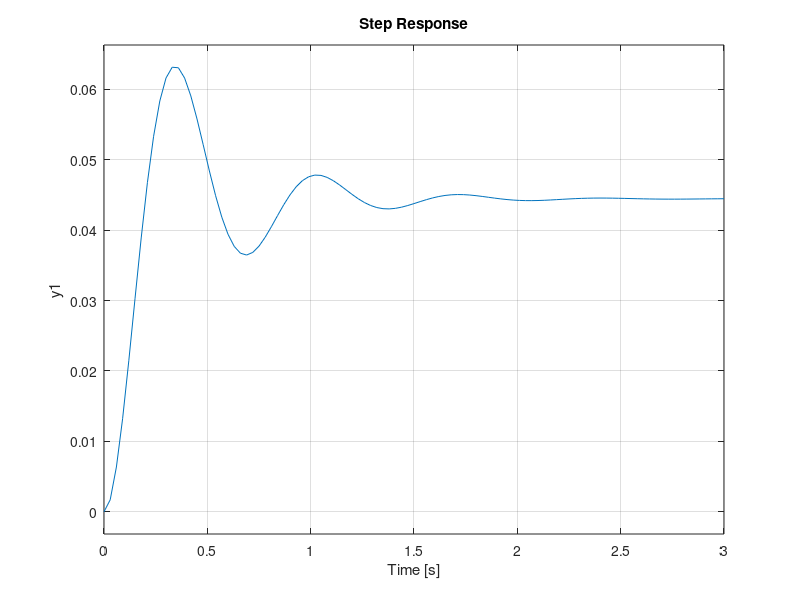
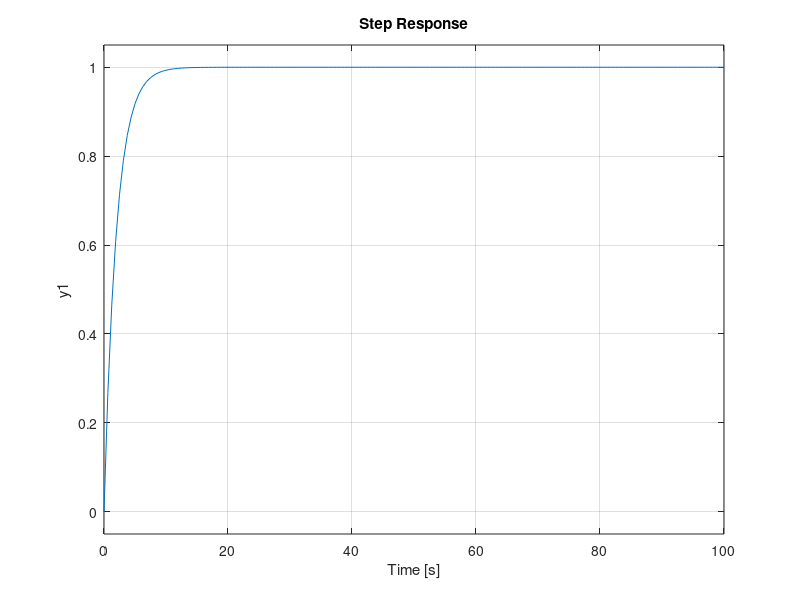
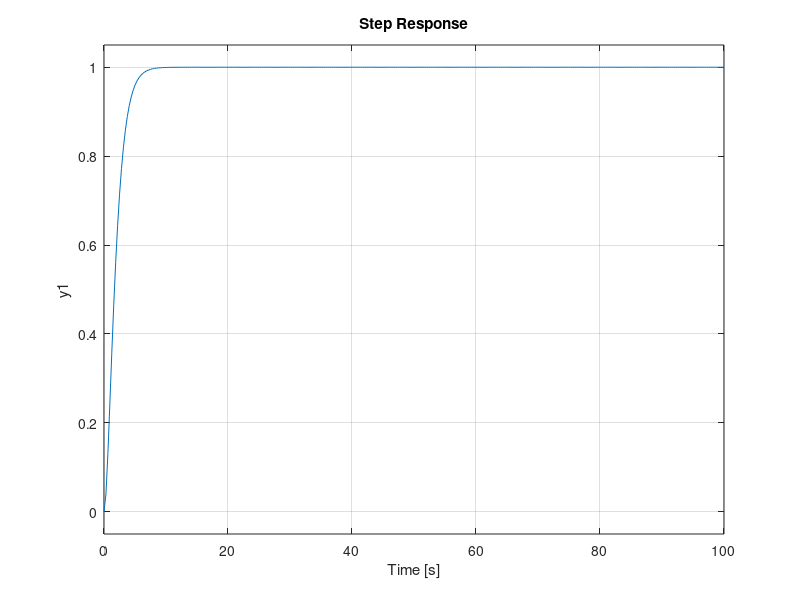

MATLAB code to generate these figures, in order:
% ============================================================
% CURSO: SISTEMAS DINÁMICOS
% GRUPO: 2
% SEMESTRE: 2022-3
% PROFESOR: DAVID JULIAN GONZÁLEZ MALDONADO
% ============================================================

close all % Cierro todas las ventanas
clc % Limpio el Command Window

t = -10:0.01:10; % Creo un vector de tiempo de 0 a 10, en interv. de 0.01

% Gráfica de una onda seno
x1 = sin(2*pi*t/3);
figure
plot(t,x1)
title('sin(2*pi*t/3)')

% Cálculo de polos de la función F = (s+1)/(4s^3+2s^2+3s+1)
polos = roots([4 2 3 1])

% Respuesta de sistemas subamortiguados
k=4/90; % Ganancia K
sigma = 5/2; % sigma = zeta*omegan
omegad=sqrt(335)/2; % Frecuencia amortiguada
omegan=sqrt(90); % Frecuencia no amortiguada
zeta=sigma/omegan; % Coeficiente de amortiguamento

tr=(pi-atan(omegad/sigma))/omegad % Tiempo de retardo
tp=pi/omegad % Tiempo pico
Mp=k*e^(-zeta/sqrt(1-zeta^2)*pi) % Sobrepaso máximo
ts=4/(zeta*omegan) % Tiempo de subida
sys = tf(4,[1 5 90]) % Función de Transferencia
step(sys,3)

% Resolución de sistemas de ecuaciones lineales
R1 = 1e3;
R2 = 270;
R3 = 330;
Vs1 = 12;
Vs2 = 5;
A = [1 -1 -1;R1 0 R2;0 R3 -R2];
B=[0;Vs1-Vs2;Vs2];
%I = inv(A)*B
I = A\B;

% Sistemas Eléctricos
R = 2;
L = 1;
C = 1;

% Sistema RC
VcVs1 = tf([1],[R*C 1])
figure
step(VcVs1,100)

% Sistema RLC
VcVs2 = tf([1],[L*C R*C 1])
figure
step(VcVs2,100)
